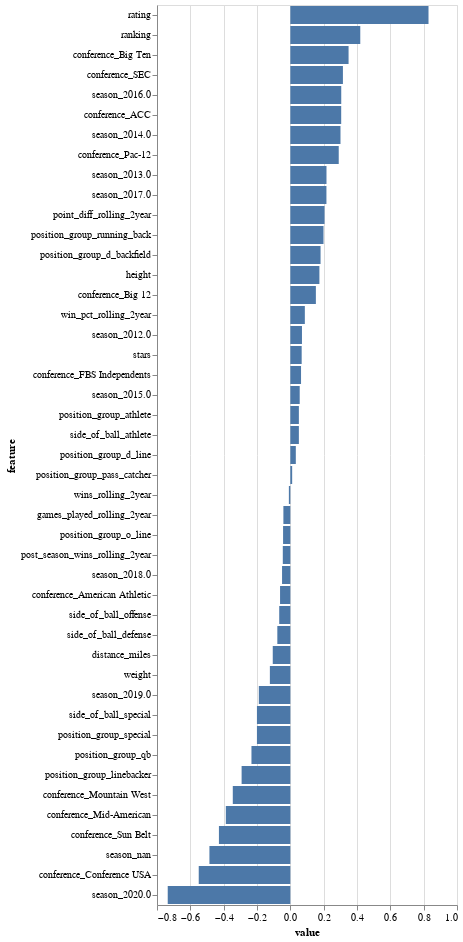

The notebook cell this image was saved under:
### Code cell
chart

### Figure 1 — Vega-Lite specification as saved in the notebook (floating-point values rounded to 4 significant figures)
{"config": {"view": {"continuousWidth": 300, "continuousHeight": 300}}, "data": {"name": "data-485cb88c3aeed60c2b0946b53fdeb50f"}, "mark": {"type": "bar"}, "encoding": {"x": {"field": "value", "sort": {"field": "value", "order": "descending"}, "type": "quantitative"}, "y": {"field": "feature", "sort": null, "type": "nominal"}}, "$schema": "https://vega.github.io/schema/vega-lite/v5.20.1.json", "datasets": {"data-485cb88c3aeed60c2b0946b53fdeb50f": [{"feature": "rating", "value": 0.8291}, {"feature": "ranking", "value": 0.4197}, {"feature": "conference_Big Ten", "value": 0.3494}, {"feature": "conference_SEC", "value": 0.3155}, {"feature": "season_2016.0", "value": 0.3055}, {"feature": "conference_ACC", "value": 0.3052}, {"feature": "season_2014.0", "value": 0.3009}, {"feature": "conference_Pac-12", "value": 0.2904}, {"feature": "season_2013.0", "value": 0.2169}, {"feature": "season_2017.0", "value": 0.2166}, {"feature": "point_diff_rolling_2year", "value": 0.2052}, {"feature": "position_group_running_back", "value": 0.199}, {"feature": "position_group_d_backfield", "value": 0.1814}, {"feature": "height", "value": 0.1745}, {"feature": "conference_Big 12", "value": 0.1533}, {"feature": "win_pct_rolling_2year", "value": 0.08705}, {"feature": "season_2012.0", "value": 0.06979}, {"feature": "stars", "value": 0.06807}, {"feature": "conference_FBS Independents", "value": 0.06426}, {"feature": "season_2015.0", "value": 0.05625}, {"feature": "position_group_athlete", "value": 0.05126}, {"feature": "side_of_ball_athlete", "value": 0.05126}, {"feature": "position_group_d_line", "value": 0.03288}, {"feature": "position_group_pass_catcher", "value": 0.01102}, {"feature": "wins_rolling_2year", "value": -0.00879}, {"feature": "games_played_rolling_2year", "value": -0.04167}, {"feature": "position_group_o_line", "value": -0.04353}, {"feature": "post_season_wins_rolling_2year", "value": -0.0452}, {"feature": "season_2018.0", "value": -0.04971}, {"feature": "conference_American Athletic", "value": -0.06166}, {"feature": "side_of_ball_offense", "value": -0.0667}, {"feature": "side_of_ball_defense", "value": -0.07806}, {"feature": "distance_miles", "value": -0.1055}, {"feature": "weight", "value": -0.1228}, {"feature": "season_2019.0", "value": -0.1891}, {"feature": "side_of_ball_special", "value": -0.2004}, {"feature": "position_group_special", "value": -0.2004}, {"feature": "position_group_qb", "value": -0.2332}, {"feature": "position_group_linebacker", "value": -0.2923}, {"feature": "conference_Mountain West", "value": -0.3452}, {"feature": "conference_Mid-American", "value": -0.387}, {"feature": "conference_Sun Belt", "value": -0.4284}, {"feature": "season_nan", "value": -0.4855}, {"feature": "conference_Conference USA", "value": -0.5496}, {"feature": "season_2020.0", "value": -0.7356}]}}
